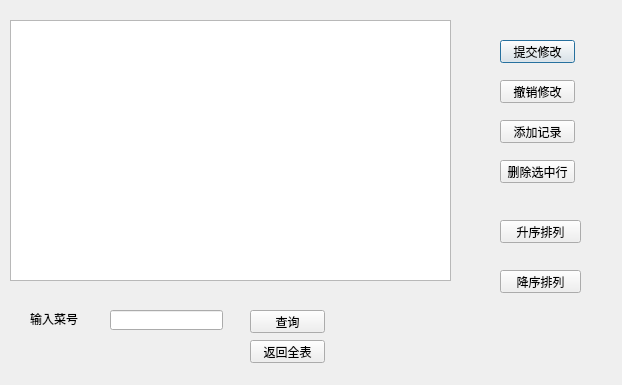
<?xml version="1.0" encoding="UTF-8"?>
<ui version="4.0">
 <class>caidan</class>
 <widget class="QDialog" name="caidan">
  <property name="geometry">
   <rect>
    <x>0</x>
    <y>0</y>
    <width>622</width>
    <height>385</height>
   </rect>
  </property>
  <property name="windowTitle">
   <string>Dialog</string>
  </property>
  <widget class="QTableView" name="tableView">
   <property name="geometry">
    <rect>
     <x>10</x>
     <y>20</y>
     <width>441</width>
     <height>261</height>
    </rect>
   </property>
  </widget>
  <widget class="QPushButton" name="pushButton">
   <property name="geometry">
    <rect>
     <x>500</x>
     <y>40</y>
     <width>75</width>
     <height>23</height>
    </rect>
   </property>
   <property name="text">
    <string>提交修改</string>
   </property>
  </widget>
  <widget class="QPushButton" name="pushButton_2">
   <property name="geometry">
    <rect>
     <x>500</x>
     <y>80</y>
     <width>75</width>
     <height>23</height>
    </rect>
   </property>
   <property name="text">
    <string>撤销修改</string>
   </property>
  </widget>
  <widget class="QPushButton" name="pushButton_3">
   <property name="geometry">
    <rect>
     <x>500</x>
     <y>120</y>
     <width>75</width>
     <height>23</height>
    </rect>
   </property>
   <property name="text">
    <string>添加记录</string>
   </property>
  </widget>
  <widget class="QPushButton" name="pushButton_4">
   <property name="geometry">
    <rect>
     <x>500</x>
     <y>160</y>
     <width>75</width>
     <height>23</height>
    </rect>
   </property>
   <property name="text">
    <string>删除选中行</string>
   </property>
  </widget>
  <widget class="QPushButton" name="pushButton_5">
   <property name="geometry">
    <rect>
     <x>500</x>
     <y>220</y>
     <width>81</width>
     <height>23</height>
    </rect>
   </property>
   <property name="text">
    <string>升序排列</string>
   </property>
  </widget>
  <widget class="QPushButton" name="pushButton_6">
   <property name="geometry">
    <rect>
     <x>500</x>
     <y>270</y>
     <width>81</width>
     <height>23</height>
    </rect>
   </property>
   <property name="text">
    <string>降序排列</string>
   </property>
  </widget>
  <widget class="QPushButton" name="pushButton_7">
   <property name="geometry">
    <rect>
     <x>250</x>
     <y>310</y>
     <width>75</width>
     <height>23</height>
    </rect>
   </property>
   <property name="text">
    <string>查询</string>
   </property>
  </widget>
  <widget class="QPushButton" name="pushButton_8">
   <property name="geometry">
    <rect>
     <x>250</x>
     <y>340</y>
     <width>75</width>
     <height>23</height>
    </rect>
   </property>
   <property name="text">
    <string>返回全表</string>
   </property>
  </widget>
  <widget class="QLineEdit" name="lineEdit">
   <property name="geometry">
    <rect>
     <x>110</x>
     <y>310</y>
     <width>113</width>
     <height>20</height>
    </rect>
   </property>
  </widget>
  <widget class="QLabel" name="label">
   <property name="geometry">
    <rect>
     <x>30</x>
     <y>310</y>
     <width>60</width>
     <height>17</height>
    </rect>
   </property>
   <property name="text">
    <string>输入菜号</string>
   </property>
  </widget>
 </widget>
 <resources/>
 <connections/>
</ui>
